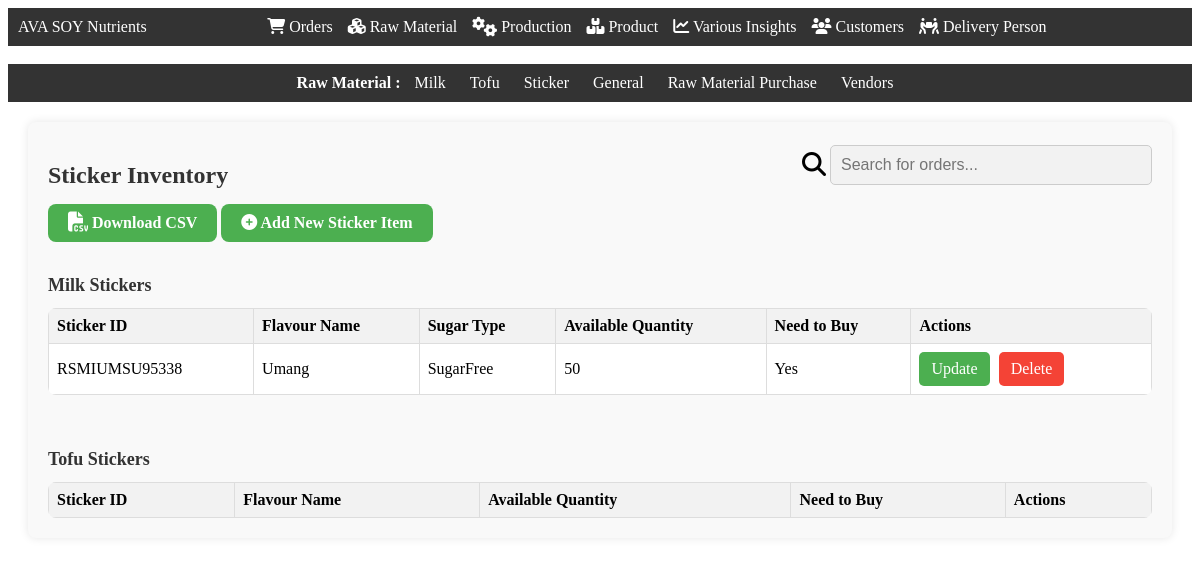
The page /sticker (signed in) on the database its author committed.
### app.py (models this page shows)
class Sticker(db.Model):
    StickerID = db.Column(db.String(60), primary_key=True)
    Type = db.Column(db.Enum('Tofu', 'Milk'))
    Flavour_name = db.Column(db.String(255))
    SugarType = db.Column(db.String(20))
    AvailableQuantity = db.Column(db.Integer)

### app.py (the view)
@app.route('/sticker', methods=["GET", "POST"])
def sticker():
    if session['LoggedIn']==True and (session['Designation']=="Admin" or  session['Designation']=="Production Manager"):
        sticker_items = Sticker.query.all()
        return render_template('sticker.html', sticker_items=sticker_items)

### templates/sticker.html (shortened to what this page needs)
<!DOCTYPE html>
<html lang="en">
<head>
    <link rel="stylesheet" href="{{ url_for('static', filename='css/navbar.css') }}">
    <link rel="stylesheet" href="https://cdnjs.cloudflare.com/ajax/libs/font-awesome/6.5.1/css/all.min.css" />
</head>
<body>
    <div class="navbar">
        <div class="navbar-left">AVA SOY Nutrients</div>
        <div class="navbar-center">
            <a href="/orders"><i class="fa-solid fa-cart-shopping"></i> Orders</a>
            <a href="/inventory"><i class="fa-solid fa-cubes"></i> Raw Material</a>
            <a href="/production"><i class="fa-solid fa-gears fa-lg"></i> Production</a>
            <a href="/product"><i class="fa-solid fa-boxes-stacked"></i> Product</a>
            <a href="/variousinsights"><i class="fa-solid fa-chart-line"></i> Various Insights</a>
            <a href="/customers"><i class="fa-solid fa-users"></i> Customers</a>
            <a href="/delivery_person"><i class="fa-solid fa-people-carry-box"></i> Delivery Person</a>
        </div>
    </div>
<br>
<div class="second-navbar">
    <b>Raw Material : </b>
    <a href="/inventory_milk">Milk</a>
    <a href="/inventory_tofu">Tofu</a>
    <a href="/sticker">Sticker</a>
    <a href="/inventory_general">General</a>
    <a href="/inventory_purchase">Raw Material Purchase</a>
    <a href="/raw_material_vendor">Vendors</a>
</div>
<div class="container">
    <div class="row" style="display: flex; justify-content: space-between; align-items: center;">
        <h2>Sticker Inventory</h2>
        <div class="search-container">
            <i class="fa-solid fa-magnifying-glass fa-xl"></i>
            <input type="text" id="searchInput" onkeyup="searchFunction()" placeholder="Search for orders...">
        </div>
    </div>
    <a href="/download_stickers_csv" class="add-item-btn"><i class="fa-solid fa-file-csv fa-lg"></i><b> Download CSV</b></a>
    <a href="/open_add_sticker" class="add-item-btn"><i class="fa-solid fa-circle-plus"></i><b> Add New Sticker Item</b></a>
    {% if sticker_items|length == 0  %}
        <div class="alert" role="alert">
            <i class="fa-solid fa-face-sad-tear fa-lg"></i>
            No sticker inventory found. Please add new sticker items!
        </div>
    {% else %}
    <h3>Milk Stickers</h3>
    <table>
        <thead>
            <tr>
                <th>Sticker ID</th>
                <th>Flavour Name</th>
                <th>Sugar Type</th>
                <th>Available Quantity</th>
                <th>Need to Buy</th>
                <th>Actions</th>
            </tr>
        </thead>
        <tbody>
            {% for item in sticker_items %}
                {% if item.Type=="Milk" %}
                <tr>
                    <td>{{ item.StickerID }}</td>
                    <td>{{ item.Flavour_name }}</td>
                    <td>{{ item.SugarType }}</td>
                    <td>{{ item.AvailableQuantity }}</td>
                    <td>{{ "Yes" if item.AvailableQuantity <= 50 else "No" }}</td>
                    <td class="action-cell">
                        <a href="/open_update_sticker/{{ item.StickerID }}" class="action-btn btn-success">Update</a>
                        <a href="#" onclick="confirmDelete('{{ item.StickerID }}');" class="action-btn btn-danger">Delete</a>
                    </td>
                </tr>
                {% endif %}
            {% endfor %}
        </tbody>
    </table>
    <br><br>
    <h3>Tofu Stickers</h3>
    <table>
        <thead>
            <tr>
                <th>Sticker ID</th>
                <th>Flavour Name</th>
                <th>Available Quantity</th>
                <th>Need to Buy</th>
                <th>Actions</th>
            </tr>
        </thead>
    </table>
    {% endif %}
</div>
</body>
</html>

### static/css/navbar.css (style rules this page uses)
.navbar { background-color: #333; color: white; display: flex; justify-content: space-between; align-items: center; padding: 10px; }
.navbar-center { flex: 1; display: flex; justify-content: center; }
.navbar-center a { color: white; text-decoration: none; margin-right: 15px; }
.search-container { margin-bottom: 15px; }
.search-container input[type=text] { width: 300px; padding: 10px; border: 1px solid #ccc; border-radius: 5px; font-size: 16px; background-color: #f2f2f2; }

### templates/sticker.html (style rules this page uses)
.container { margin: 20px; padding: 20px; border-radius: 8px; background-color: #f9f9f9; box-shadow: 0 0 10px rgba(0, 0, 0, 0.1); }
h2 { font-size: 24px; margin-bottom: 15px; color: #333; }
h3 { font-size: 18px; margin-bottom: 12px; color: #333; }
table { width: 100%; border-collapse: collapse; background-color: #fff; border-radius: 8px; overflow: hidden; }
table th, table td { border: 1px solid #ddd; padding: 8px; text-align: left; }
thead { background-color: #f2f2f2; }
.add-item-btn { background-color: #4CAF50; border: none; color: white; padding: 10px 20px; text-align: center; text-decoration: none; font-size: 16px; margin-bottom: 15px; cursor: pointer; border-radius: 8px; display: inline-block; transition: background-color 0.3s ease; }
.action-btn { display: inline-block; padding: 8px 12px; margin-right: 5px; border-radius: 5px; text-decoration: none; transition: background-color 0.3s ease; }
.btn-success { background-color: #4CAF50; color: white; }
.btn-danger { background-color: #f44336; color: white; }
.second-navbar { background-color: #333; color: #fff; text-align: center; padding: 10px 0; }
.second-navbar a { color: #fff; text-decoration: none; margin: 0 10px; }

### rows shown on the page
Sticker: StickerID "RSMIUMSU95338", Flavour_name "Umang", SugarType "SugarFree", AvailableQuantity "50", AvailableQuantity "Yes"
